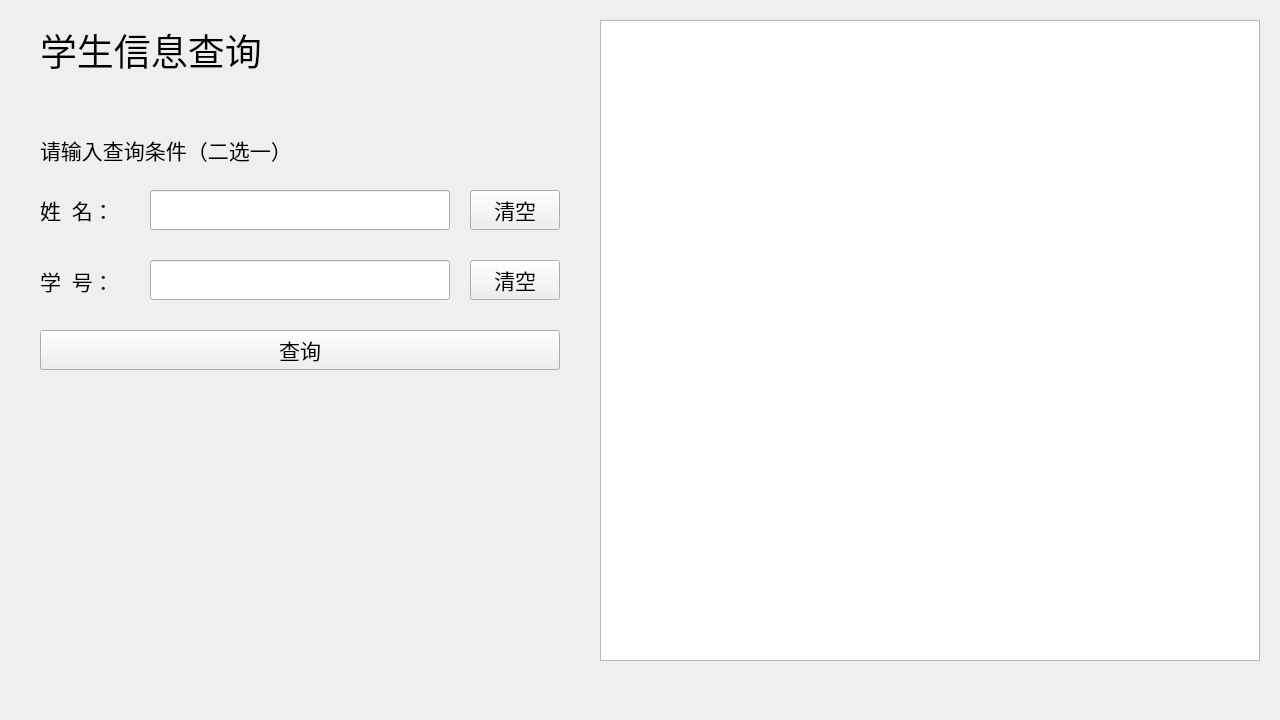
<?xml version="1.0" encoding="UTF-8"?>
<ui version="4.0">
 <class>Window_stuinfo_inquiry</class>
 <widget class="QWidget" name="Window_stuinfo_inquiry">
  <property name="geometry">
   <rect>
    <x>0</x>
    <y>0</y>
    <width>1280</width>
    <height>720</height>
   </rect>
  </property>
  <property name="minimumSize">
   <size>
    <width>1280</width>
    <height>720</height>
   </size>
  </property>
  <property name="maximumSize">
   <size>
    <width>1280</width>
    <height>720</height>
   </size>
  </property>
  <property name="windowTitle">
   <string>Form</string>
  </property>
  <widget class="QListView" name="listView_course">
   <property name="geometry">
    <rect>
     <x>600</x>
     <y>20</y>
     <width>660</width>
     <height>641</height>
    </rect>
   </property>
  </widget>
  <widget class="QPushButton" name="pushButton_clear2">
   <property name="geometry">
    <rect>
     <x>470</x>
     <y>260</y>
     <width>90</width>
     <height>40</height>
    </rect>
   </property>
   <property name="font">
    <font>
     <family>黑体</family>
     <pointsize>16</pointsize>
    </font>
   </property>
   <property name="text">
    <string>清空</string>
   </property>
  </widget>
  <widget class="QLabel" name="label_title1">
   <property name="geometry">
    <rect>
     <x>40</x>
     <y>20</y>
     <width>300</width>
     <height>60</height>
    </rect>
   </property>
   <property name="font">
    <font>
     <family>黑体</family>
     <pointsize>28</pointsize>
    </font>
   </property>
   <property name="text">
    <string>学生信息查询</string>
   </property>
  </widget>
  <widget class="QLabel" name="label_title3">
   <property name="geometry">
    <rect>
     <x>40</x>
     <y>190</y>
     <width>100</width>
     <height>40</height>
    </rect>
   </property>
   <property name="font">
    <font>
     <family>黑体</family>
     <pointsize>16</pointsize>
    </font>
   </property>
   <property name="text">
    <string>姓  名：</string>
   </property>
  </widget>
  <widget class="QLabel" name="label_title2">
   <property name="geometry">
    <rect>
     <x>40</x>
     <y>130</y>
     <width>400</width>
     <height>40</height>
    </rect>
   </property>
   <property name="font">
    <font>
     <family>黑体</family>
     <pointsize>16</pointsize>
    </font>
   </property>
   <property name="text">
    <string>请输入查询条件（二选一）</string>
   </property>
  </widget>
  <widget class="QLineEdit" name="lineEdit_stuno">
   <property name="geometry">
    <rect>
     <x>150</x>
     <y>260</y>
     <width>300</width>
     <height>40</height>
    </rect>
   </property>
   <property name="font">
    <font>
     <family>黑体</family>
     <pointsize>16</pointsize>
    </font>
   </property>
  </widget>
  <widget class="QLineEdit" name="lineEdit_stuname">
   <property name="geometry">
    <rect>
     <x>150</x>
     <y>190</y>
     <width>300</width>
     <height>40</height>
    </rect>
   </property>
   <property name="font">
    <font>
     <family>黑体</family>
     <pointsize>16</pointsize>
    </font>
   </property>
  </widget>
  <widget class="QPushButton" name="pushButton_inquiry">
   <property name="geometry">
    <rect>
     <x>40</x>
     <y>330</y>
     <width>520</width>
     <height>40</height>
    </rect>
   </property>
   <property name="font">
    <font>
     <family>黑体</family>
     <pointsize>16</pointsize>
    </font>
   </property>
   <property name="text">
    <string>查询</string>
   </property>
  </widget>
  <widget class="QLabel" name="label_title4">
   <property name="geometry">
    <rect>
     <x>40</x>
     <y>260</y>
     <width>100</width>
     <height>41</height>
    </rect>
   </property>
   <property name="font">
    <font>
     <family>黑体</family>
     <pointsize>16</pointsize>
    </font>
   </property>
   <property name="text">
    <string>学  号：</string>
   </property>
  </widget>
  <widget class="QPushButton" name="pushButton_clear1">
   <property name="geometry">
    <rect>
     <x>470</x>
     <y>190</y>
     <width>90</width>
     <height>40</height>
    </rect>
   </property>
   <property name="font">
    <font>
     <family>黑体</family>
     <pointsize>16</pointsize>
    </font>
   </property>
   <property name="text">
    <string>清空</string>
   </property>
  </widget>
 </widget>
 <resources/>
 <connections/>
</ui>
